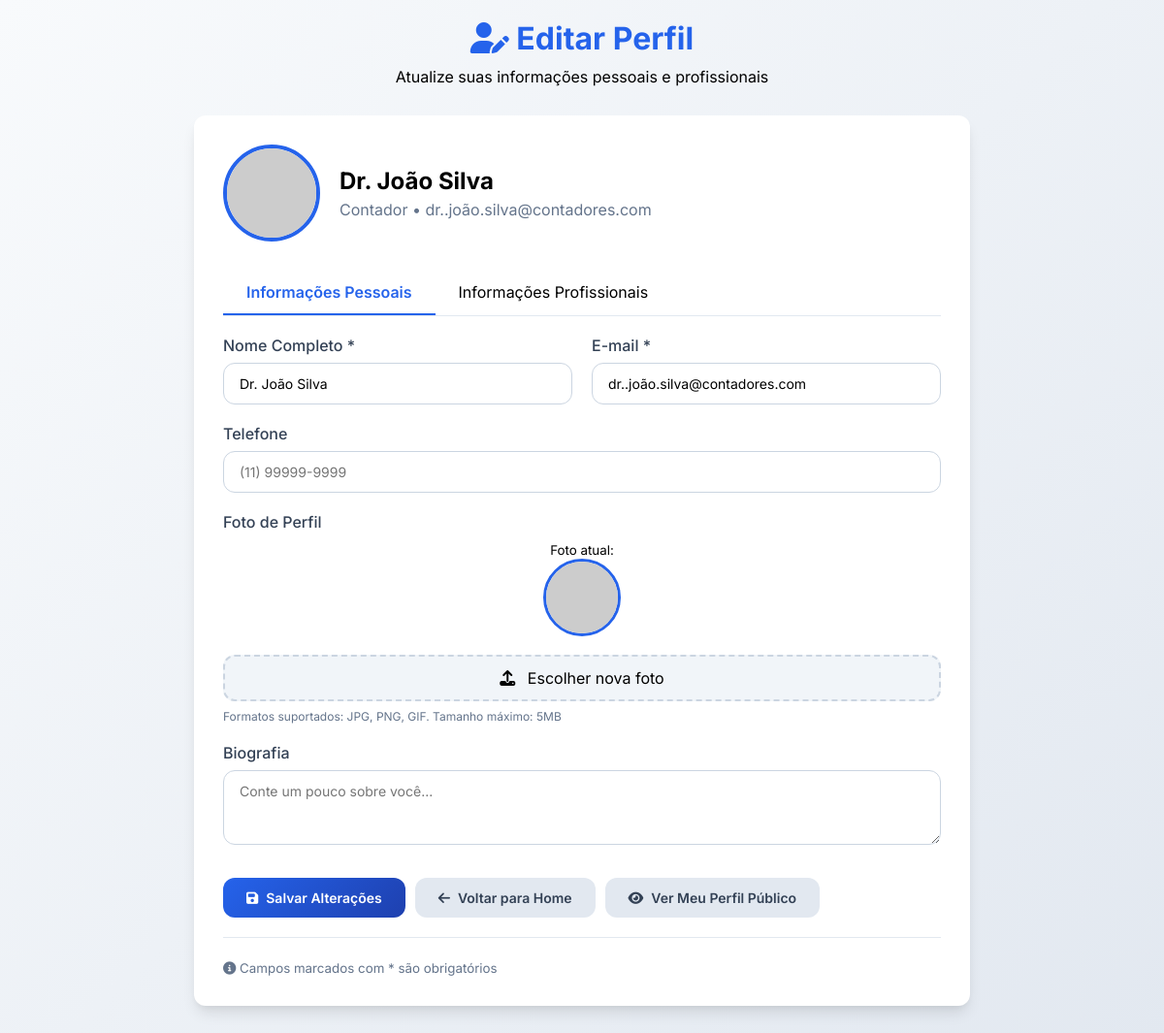
The app's page /editar_perfil (signed in) with its own data.
### app.py (models this page shows)
class Usuario(db.Model):
    id = db.Column(db.Integer, primary_key=True)
    nome = db.Column(db.String(100), nullable=False)
    email = db.Column(db.String(100), unique=True, nullable=False)
    senha = db.Column(db.String(200), nullable=False)
    tipo = db.Column(db.String(20), nullable=False)  # 'cliente' ou 'contador'
    foto = db.Column(db.String(300), default='https://i.pravatar.cc/150?img=0')
    data_criacao = db.Column(db.DateTime, default=datetime.utcnow)
    telefone = db.Column(db.String(20))
    bio = db.Column(db.Text)
    avaliacoes = db.relationship('Avaliacao', backref='usuario', lazy=True)
    propostas = db.relationship('Proposta', backref='cliente', lazy=True)
    mensagens_enviadas = db.relationship('Mensagem', foreign_keys='Mensagem.remetente_id', backref='remetente',
                                         lazy=True)
    mensagens_recebidas = db.relationship('Mensagem', foreign_keys='Mensagem.destinatario_id', backref='destinatario',
                                          lazy=True)

### app.py (the view, shortened to what this page needs)
@app.route('/editar_perfil', methods=['GET', 'POST'])
def editar_perfil():
    if 'usuario_id' not in session:
        return redirect(url_for('login'))
    usuario = Usuario.query.get(session['usuario_id'])
    contador = None
    if usuario.tipo == 'contador':
        contador = Contador.query.filter_by(usuario_id=usuario.id).first()
    return render_template('editar_perfil.html', usuario=usuario, contador=contador)

### app.py (called while the page is built)
@app.template_filter('fromjson')
def fromjson_filter(value):
    if not value:
        return []
    try:
        return json.loads(value)
    except (json.JSONDecodeError, TypeError):
        return []

### templates/editar_perfil.html (shortened to what this page needs)
<!DOCTYPE html>
<html lang="pt-BR">
<head>
    <link rel="stylesheet" href="https://cdnjs.cloudflare.com/ajax/libs/font-awesome/6.4.0/css/all.min.css">
</head>
<body>
    <div class="container">
        <div class="header">
            <h1><i class="fas fa-user-edit"></i> Editar Perfil</h1>
            <p>Atualize suas informações pessoais e profissionais</p>
        </div>
        <form method="POST" enctype="multipart/form-data" class="profile-card">
            <div class="profile-header">
                <img src="{{ usuario.foto }}" alt="Avatar" class="profile-avatar" id="avatarPreview">
                <div class="profile-info">
                    <h2>{{ usuario.nome }}</h2>
                    <p>{{ usuario.tipo|title }} • {{ usuario.email }}</p>
                </div>
            </div>
            <div class="tabs">
                <div class="tab active" onclick="abrirTab('pessoal')">Informações Pessoais</div>
                {% if usuario.tipo == 'contador' %}
                <div class="tab" onclick="abrirTab('profissional')">Informações Profissionais</div>
                {% endif %}
            </div>
            <div id="pessoal" class="tab-content active">
                <div class="row">
                    <div class="form-group">
                        <label class="form-label" for="nome">Nome Completo *</label>
                        <input type="text" id="nome" name="nome" class="form-control" value="{{ usuario.nome }}" required>
                    </div>
                    <div class="form-group">
                        <label class="form-label" for="email">E-mail *</label>
                        <input type="email" id="email" name="email" class="form-control" value="{{ usuario.email }}" required>
                    </div>
                </div>
                <div class="form-group">
                    <label class="form-label" for="telefone">Telefone</label>
                    <input type="text" id="telefone" name="telefone" class="form-control" value="{{ usuario.telefone or '' }}" placeholder="(11) 99999-9999">
                </div>
                <div class="form-group">
                    <label class="form-label">Foto de Perfil</label>
                    <div class="current-photo">
                        <small>Foto atual:</small>
                        <div>
                            <img src="{{ usuario.foto }}" alt="Foto atual" id="currentPhoto">
                        </div>
                    </div>
                    <div class="file-upload">
                        <label for="foto" class="file-upload-label">
                            <i class="fas fa-upload"></i> Escolher nova foto
                        </label>
                    </div>
                    <small style="color: var(--gray-500); font-size: 12px; display: block; margin-top: 8px;">
                        Formatos suportados: JPG, PNG, GIF. Tamanho máximo: 5MB
                    </small>
                </div>
                <div class="form-group">
                    <label class="form-label" for="bio">Biografia</label>
                    <textarea id="bio" name="bio" class="form-control" rows="3" placeholder="Conte um pouco sobre você...">{{ usuario.bio or '' }}</textarea>
                </div>
            </div>
            <div class="nav-buttons">
                <button type="submit" class="btn btn-primary">
                    <i class="fas fa-save"></i> Salvar Alterações
                </button>
                <a href="{{ url_for('index') }}" class="btn btn-secondary">
                    <i class="fas fa-arrow-left"></i> Voltar para Home
                </a>
                {% if usuario.tipo == 'contador' %}
                <a href="{{ url_for('perfil_contador', contador_id=contador.id) }}" class="btn btn-secondary" target="_blank">
                    <i class="fas fa-eye"></i> Ver Meu Perfil Público
                </a>
                {% endif %}
            </div>
            <div style="margin-top: 20px; padding-top: 20px; border-top: 1px solid var(--gray-200);">
                <small style="color: var(--gray-500);">
                    <i class="fas fa-info-circle"></i> Campos marcados com * são obrigatórios
                </small>
            </div>
        </form>
    </div>
</body>
</html>

### templates/editar_perfil.html (style rules this page uses)
:root { --primary: #2563eb; --primary-dark: #1e40af; --secondary: #64748b; --light: #f8fafc; --dark: #1e293b; --success: #10b981; --warning: #f59e0b; --gray-100: #f1f5f9; --gray-200: #e2e8f0; --gray-300: #cbd5e1; --gray-400: #94a3b8; --gray-500: #64748b; --gray-600: #475569; --gray-700: #334155; --shadow: 0 4px 6px -1px rgba(0, 0, 0, 0.1), 0 2px 4px -1px rgba(0, 0, 0, 0.06); --shadow-lg: 0 10px 15px -3px rgba(0, 0, 0, 0.1), 0 4px 6px -2px rgba(0, 0, 0, 0.05); --radius: 12px; }
* { margin: 0; padding: 0; box-sizing: border-box; font-family: 'Inter', sans-serif; }
body { background: linear-gradient(135deg, #f8fafc 0%, #e2e8f0 100%); min-height: 100vh; padding: 20px; }
.container { max-width: 800px; margin: 0 auto; }
.header { text-align: center; margin-bottom: 30px; }
.header h1 { color: var(--primary); margin-bottom: 10px; }
.profile-card { background: white; border-radius: var(--radius); box-shadow: var(--shadow-lg); padding: 30px; margin-bottom: 20px; }
.profile-header { display: flex; align-items: center; gap: 20px; margin-bottom: 30px; }
.profile-avatar { width: 100px; height: 100px; border-radius: 50%; object-fit: cover; border: 4px solid var(--primary); }
.profile-info h2 { margin-bottom: 5px; }
.profile-info p { color: var(--gray-500); }
.form-group { margin-bottom: 20px; }
.form-label { display: block; margin-bottom: 8px; font-weight: 500; color: var(--gray-700); }
.form-control { width: 100%; padding: 12px 16px; border: 1px solid var(--gray-300); border-radius: var(--radius); font-size: 14px; transition: all 0.3s ease; }
.btn { display: inline-flex; align-items: center; justify-content: center; gap: 8px; padding: 12px 24px; border-radius: var(--radius); font-weight: 600; font-size: 14px; cursor: pointer; transition: all 0.3s ease; border: none; text-decoration: none; }
.btn-primary { background: linear-gradient(135deg, var(--primary) 0%, var(--primary-dark) 100%); color: white; }
.btn-secondary { background: var(--gray-200); color: var(--gray-700); }
.nav-buttons { display: flex; gap: 10px; margin-top: 30px; }
.file-upload { position: relative; display: inline-block; width: 100%; }
.file-upload-label { display: block; padding: 12px 16px; background: var(--gray-100); border: 2px dashed var(--gray-300); border-radius: var(--radius); text-align: center; cursor: pointer; transition: all 0.3s ease; }
.file-upload-label i { margin-right: 8px; }
.profile-card { animation: fadeIn 0.5s ease-out; }
.tabs { display: flex; margin-bottom: 20px; border-bottom: 1px solid var(--gray-200); }
.tab { padding: 12px 24px; cursor: pointer; border-bottom: 2px solid transparent; transition: all 0.3s ease; }
.tab.active { border-bottom-color: var(--primary); color: var(--primary); font-weight: 600; }
.tab-content { display: none; }
.tab-content.active { display: block; }
.row { display: flex; gap: 20px; margin-bottom: 20px; }
.row .form-group { flex: 1; margin-bottom: 0; }
.current-photo { text-align: center; margin-bottom: 15px; }
.current-photo img { width: 80px; height: 80px; border-radius: 50%; object-fit: cover; border: 3px solid var(--primary); }

### records on screen
Usuario: nome "Dr. João Silva", tipo "Contador", email "dr..joão.silva@contadores.com"
